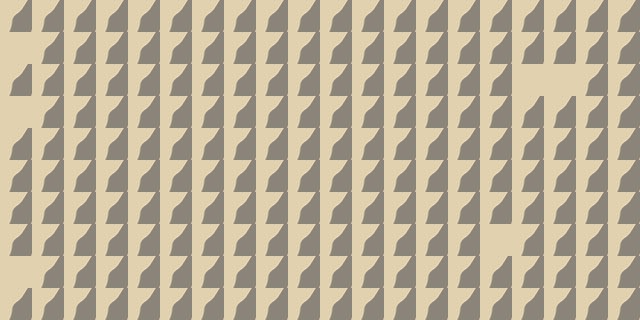

The image is a tile-based game level rendered from a .tmx file. Its description and source (layers, tilesets, objects; grid data summarised) follow:
An orthogonal 20x10 tile map with 32x32 px tiles, 1 tile layer (块层 1).

<map version="1.0" orientation="orthogonal" width="20" height="10" tilewidth="32" tileheight="32">
 <tileset firstgid="1" name="stonewall" tilewidth="32" tileheight="32">
  <image source="stonewall.jpg" width="3000" height="1500" />
 </tileset>
 <layer name="块层 1" width="20" height="10">
  <data>[200 cells, 200 non-empty, 2 distinct tile ids]</data>
 </layer>
</map>